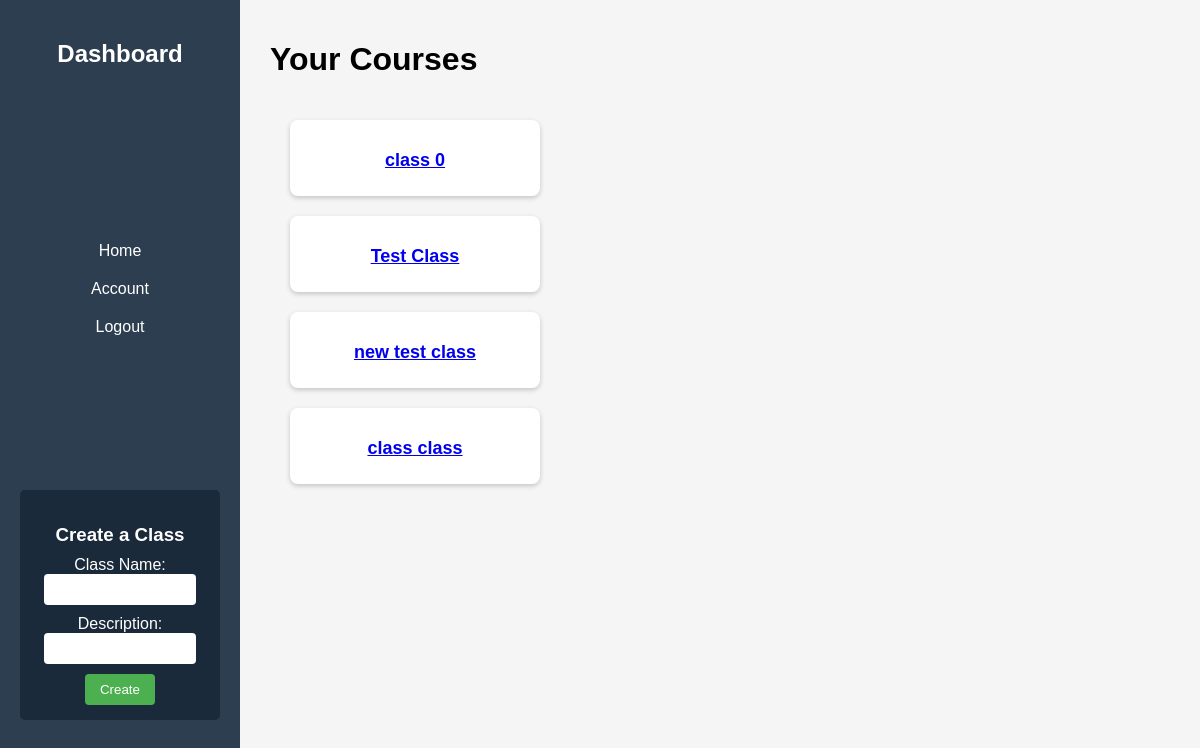
/pages/dashboard (signed in), run on the app's committed database.
### roadmaps/models.py (models this page shows, shortened)
class Class(models.Model):
    class_name = models.CharField(max_length=25)
    class_desc = models.TextField(max_length=300, default="")
    class_instructor = models.ForeignKey(AppUser, on_delete=models.DO_NOTHING, related_name="instructor_classes") # One class has one instructor
    class_student = models.ManyToManyField(AppUser, related_name="student_classes") # N students can be a part of M classes
    class_join_code = models.CharField(unique=True, max_length=5, null=True)
    created_at = models.DateTimeField(auto_now_add=True)

### roadmaps/views.py (the view)
# urls.py: path("pages/dashboard", views.dashboard, name="dashboard"),
@login_required(login_url='login')
def dashboard(request):
    if request.session["usertype"] == "student":
        if request.method == "POST":
            pass
        return render(request, 'roadmaps/pages/dashboard.html', {"username": request.session['username'],
                                                                 "classes" : AppUser.objects.get(id=request.session['user_id']).student_classes.all(),
                                                                 "student": True})
    elif request.session["usertype"] == "instructor":
        if request.method == "POST":
            def get_unique_code():
                code = None
                while code == None:
                    characters = string.ascii_letters + string.digits
                    code = ''.join(random.choices(characters, k=5))
                    _class = Class.objects.filter(class_join_code=code)
                    if _class:
                        code == None
                return code
            form = CreateClassForm(request.POST)
            if form.is_valid():
                class_code = get_unique_code()
                class_name = form.cleaned_data['class_name']
                class_desc = form.cleaned_data['class_desc']
                new_class = Class (
                    class_name=class_name,
                    class_desc=class_desc,
                    class_instructor=AppUser.objects.get(id=request.session['user_id']),
                    class_join_code=class_code
                )
                new_class.save()
                messages.success(request, "Class Creation Successful!")
                return redirect('dashboard')
        else:
            form = CreateClassForm()
        return render(request, 'roadmaps/pages/dashboard.html', {"username": request.session['username'],
                                                                 "classes" : Class.objects.filter(class_instructor=AppUser.objects.get(id=request.session['user_id'])),
                                                                 "student": False, "create_class_form": form})

### roadmaps/forms.py
class CreateClassForm(forms.ModelForm):
    class_name = forms.CharField(max_length=30, required=True)
    class_desc = forms.CharField(max_length=160, required=True)
    class Meta:
        model = Class
        fields = ["class_name", "class_desc"]

### roadmaps/templates/roadmaps/pages/dashboard.html (shortened to what this page needs)
<!DOCTYPE html>
<html lang="en">
<head>
    {% load static %}
    <link rel="stylesheet" href="{% static 'css/dashboard.css' %}">
</head>
<body>
    <div class="dashboard-container">
        <div class="sidebar">
            <h2>Dashboard</h2>
            <ul>
                <li><a href="{% url 'dashboard' %}">Home</a></li>
                <li><a href="{% url 'account' %}">Account</a></li>
                <li><a href="{% url 'logout' %}">Logout</a></li>
            </ul>
            <div class="join-class">
                {% if student %}
                    <h3>Join a Class</h3>
                    <form method="POST" action="{% url 'join_class' %}">
                        {% csrf_token %}
                        <input type="text" name="join_code" placeholder="Enter Code" required>
                        <button type="submit">Join</button>
                    </form>
                {% else %}
                    <h3>Create a Class</h3>
                    <form method="POST">
                        <label for="{{ form.class_name.id_for_label }}">Class Name:</label>
                        {{ create_class_form.class_name }}
                        <label for="{{ form.class_desc.id_for_label }}">Description:</label>
                        {{ create_class_form.class_desc }}
                        <button type="submit">Create</button>
                    </form>
                {% endif %}
            </div>
        </div>
        <div class="main-content">
            <h1>Your Courses</h1>
            <div class="course-grid">
                {% for class_instance in classes %}
                <a href="{% url 'class_detail' class_instance.id %}" class="course-card">
                    <h2>{{ class_instance.class_name }}</h2>
                </a>
                {% empty %}
                <p>No classes available.</p>
                {% endfor %}
            </div>
        </div>
    </div>
</body>
</html>

### roadmaps/static/css/dashboard.css (style rules this page uses)
body { font-family: Arial, sans-serif; margin: 0; display: flex; background-color: #f5f5f5; }
.sidebar { width: 200px; height: 100vh; background-color: #2d3e50; color: white; padding: 20px; position: fixed; display: flex; flex-direction: column; justify-content: space-between; }
.sidebar h2 { text-align: center; margin-bottom: 20px; }
.sidebar ul { list-style: none; padding: 0; }
.sidebar ul li { padding: 10px; text-align: center; }
.sidebar ul li a { color: white; text-decoration: none; font-size: 16px; display: block; }
.join-class { background-color: #1b2a3a; padding: 15px; text-align: center; border-radius: 5px; margin-bottom: 100px; }
.join-class h3 { margin-bottom: 10px; }
.join-class input { width: 80%; padding: 8px; margin-bottom: 10px; border: none; border-radius: 4px; }
.join-class button { background-color: #4CAF50; color: white; padding: 8px 15px; border: none; border-radius: 4px; cursor: pointer; }
.main-content { margin-left: 250px; padding: 20px; flex-grow: 1; }
.course-grid { display: grid; grid-template-columns: repeat(auto-fill, minmax(250px, 1fr)); gap: 20px; padding: 20px; }
.course-card { background-color: white; padding: 15px; border-radius: 8px; box-shadow: 0 2px 5px rgba(0, 0, 0, 0.2); text-align: center; }
.course-card h2 { font-size: 18px; margin-bottom: 10px; }

### data on the page
Class: class_name "class 0"
Class: class_name "Test Class"
Class: class_name "new test class"
Class: class_name "class class"
